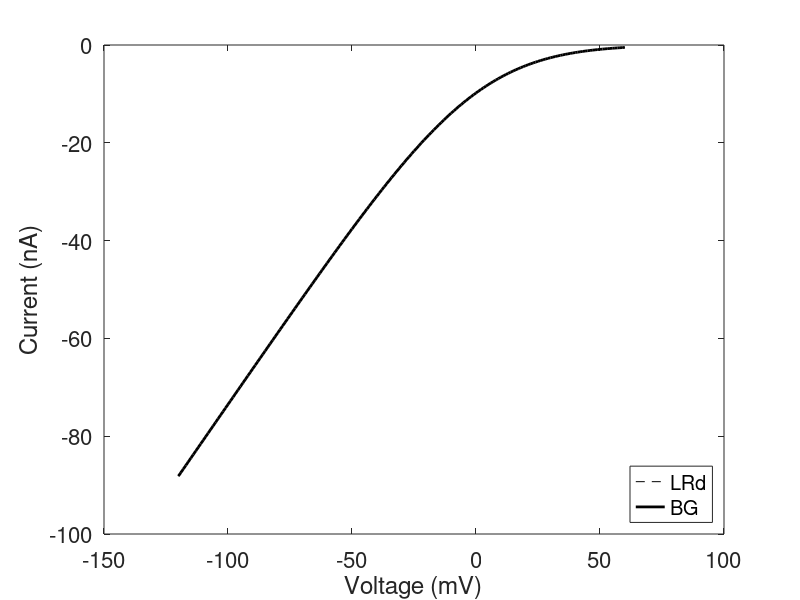

Here is the MATLAB script that generated this plot: (Note: this script raises an error after producing the figure.)
clear;
clc;
close all;

%% Set up directories
current_dir = cd;
Idx_backslash = find(current_dir == filesep);
main_dir = current_dir(1:Idx_backslash(end));
data_dir = [main_dir 'data' filesep];
code_dir = [main_dir 'code' filesep];
output_dir = [main_dir 'output' filesep];
storage_dir = [main_dir 'storage' filesep];

%% Define constants
z = 2;
R = 8.314;
T = 310;
F = 96485;

gamma_Cai = 1;
gamma_Cao = 0.341;
gamma_Ki = 0.75;
gamma_Ko = 0.75;

%% Plot I-V curves
cCao_st = 1.8;
cCai_st = 0.12e-3;

A_cap = 1.534e-4; % Unit cm^2
P_Ca = 5.4e-4*A_cap; % Unit cm^3/s

V = (-120:1:60)/1000;
V_norm = z*F*V/R/T;
I_LR = P_Ca * z*F*V_norm .* (gamma_Cai * cCai_st * exp(V_norm) - gamma_Cao* cCao_st) ./ (exp(V_norm) - 1) ; % Unit uA

idx_nan = find(isnan(I_LR));
I_LR(idx_nan) = P_Ca * z*F * (gamma_Cai * cCai_st * exp(V_norm(idx_nan)) - gamma_Cao* cCao_st);

P_GHK = P_Ca*gamma_Cao; % Unit cm^3/s
I_GHK = P_GHK * z*F*V_norm .* (cCai_st * exp(V_norm) - cCao_st) ./ (exp(V_norm) - 1) ; % Unit uA
idx_nan = find(isnan(I_GHK));
I_GHK(idx_nan) = P_GHK * z*F* (cCai_st * exp(V_norm(idx_nan)) - cCao_st);

h = figure;
plot(1000*V,1000*I_LR,'k--',1000*V,1000*I_GHK,'k','LineWidth',2);
legend('LRd','BG','Location','southeast');
ylabel('Current (nA)');
xlabel('Voltage (mV)');
set(gca,'FontSize',16);

P_GHK = P_GHK*1e9; % Unit pL/s

print_figure(h,output_dir,'LCC_Ca_IV_curve');
save([storage_dir 'LCC_P_GHK_Ca.mat'],'P_GHK');

%% Plot I-V curves (K current)
cKo_st = 5.4;
cKi_st = 145;

P_K = 1.93e-7*A_cap; % Unit cm^3/s

V = (-120:1:60)/1000;
V_norm = z*F*V/R/T;
I_LR = P_K * z*F*V_norm .* (gamma_Ki * cKi_st * exp(V_norm) - gamma_Ko* cKo_st) ./ (exp(V_norm) - 1) ; % Unit uA

idx_nan = find(isnan(I_LR));
I_LR(idx_nan) = P_K * z*F * (gamma_Ki * cKi_st * exp(V_norm(idx_nan)) - gamma_Ko* cKo_st);

P_GHK = P_K*gamma_Ko; % Unit cm^3/s
I_GHK = P_GHK * z*F*V_norm .* (cKi_st * exp(V_norm) - cKo_st) ./ (exp(V_norm) - 1) ; % Unit uA
idx_nan = find(isnan(I_GHK));
I_GHK(idx_nan) = P_GHK * z*F* (cKi_st * exp(V_norm(idx_nan)) - cKo_st);

h = figure;
plot(1000*V,1000*I_LR,'k--',1000*V,1000*I_GHK,'k','LineWidth',2);
legend('LRd','BG','Location','southeast');
ylabel('Current (nA)');
xlabel('Voltage (mV)');
set(gca,'FontSize',16);

P_GHK = P_GHK*1e9; % Unit pL/s

print_figure(h,output_dir,'LCC_K_IV_curve');
save([storage_dir 'LCC_P_GHK_K.mat'],'P_GHK');